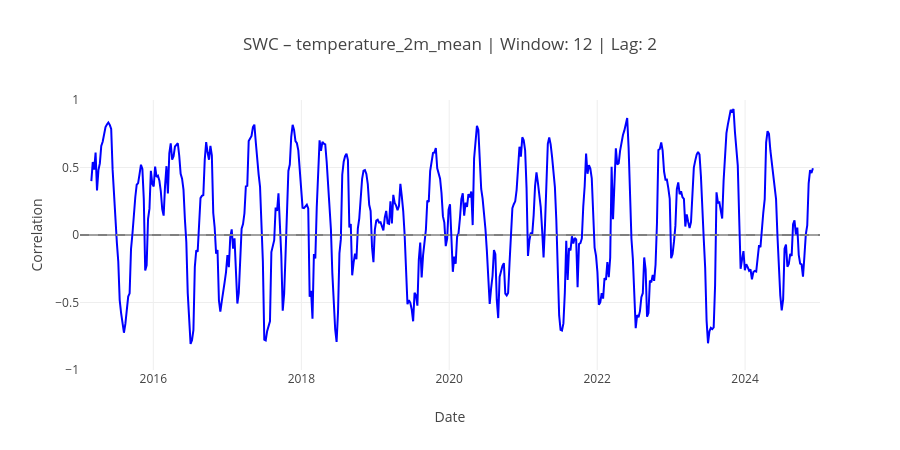

The notebook cell this image was saved under:
### Code cell
plot_swc(
    weather_variable="temperature_2m_mean",
    window=12,
    lag=2
).show()

### Figure 1 — Plotly figure (JSON) as saved in the notebook; plotly's stock layout.template omitted (floating-point values rounded to 4 significant figures; data arrays with more than 128 entries replaced by an {"elided": "..."} marker saying what was removed)
{"data": [{"hovertemplate": "Date=%{x}<br>Correlation=%{y}<extra></extra>", "legendgroup": "", "line": {"color": "blue", "dash": "solid"}, "marker": {"symbol": "circle"}, "mode": "lines", "name": "", "orientation": "v", "showlegend": false, "type": "scatter", "x": {"elided": "523 str values"}, "xaxis": "x", "y": {"elided": "523 float values"}, "yaxis": "y"}], "layout": {"height": 450, "legend": {"tracegroupgap": 0}, "shapes": [{"line": {"color": "gray", "dash": "dash"}, "type": "line", "x0": 0, "x1": 1, "xref": "x domain", "y0": 0, "y1": 0, "yref": "y"}], "title": {"text": "SWC – temperature_2m_mean | Window: 12 | Lag: 2"}, "xaxis": {"anchor": "y", "domain": [0, 1], "title": {"text": "Date"}}, "yaxis": {"anchor": "x", "domain": [0, 1], "range": [-1, 1], "title": {"text": "Correlation"}}}}
